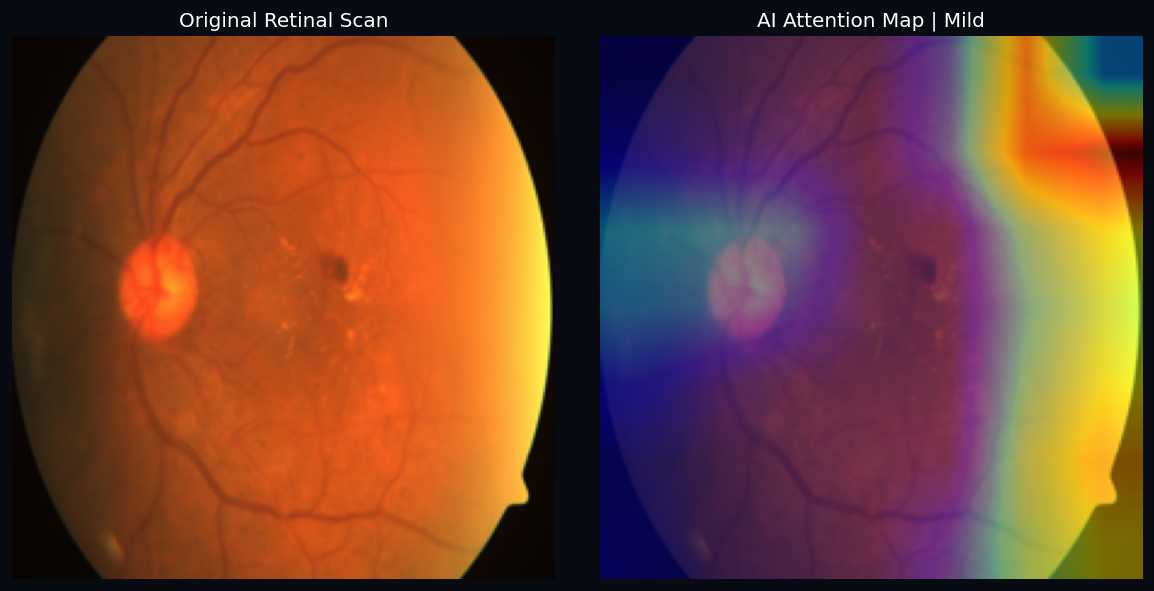
#> input picture diabetic-retinopathy-detection/images/gradcam_mild.png, 1154 x 591 px
$ python -i lesion_overlay.py   (imports and definitions only)
#> lines starting #> are read from the running program, lines starting #| are printed output that depends on the picture; after the words box and inside, x2 and y2 are one past the last pixel; in counts of white or black regions, pixels touching at a corner belong together
"""
Classical image-processing lesion detection + overlay.
Detects dark spots (hemorrhages/microaneurysms) and bright spots (exudates)
without needing a trained neural network.
"""

import os
import numpy as np
import cv2
import tensorflow as tf
import matplotlib
# [1 line not run here, left out]
import matplotlib.pyplot as plt

CLASS_NAMES = ['No DR', 'Mild', 'Moderate', 'Severe', 'Proliferative']
FILE_NAMES  = ['lesion_nodr', 'lesion_mild', 'lesion_moderate',
               'lesion_severe', 'lesion_proliferative']
OUT_DIR = os.path.join(os.path.dirname(__file__), '..', 'images')

# [4 lines not run here, left out]

def detect_lesions(img):
    """img: RGB float array 0-1 or 0-255. Returns overlay image with lesions circled."""
    img_uint8 = (img * 255).astype(np.uint8) if img.max() <= 1.0 else img.astype(np.uint8)
    gray = cv2.cvtColor(img_uint8, cv2.COLOR_RGB2GRAY)
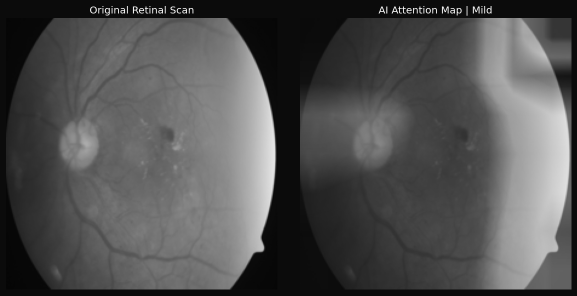
#> gray: shape (591, 1154) (shown at 1/2 size); min 5, max 255, mean 81.5
    gray_blur = cv2.GaussianBlur(gray, (5, 5), 0)

    # Dark lesions (hemorrhages / microaneurysms)
    _, dark_thresh = cv2.threshold(gray_blur, 0, 255, cv2.THRESH_BINARY_INV + cv2.THRESH_OTSU)
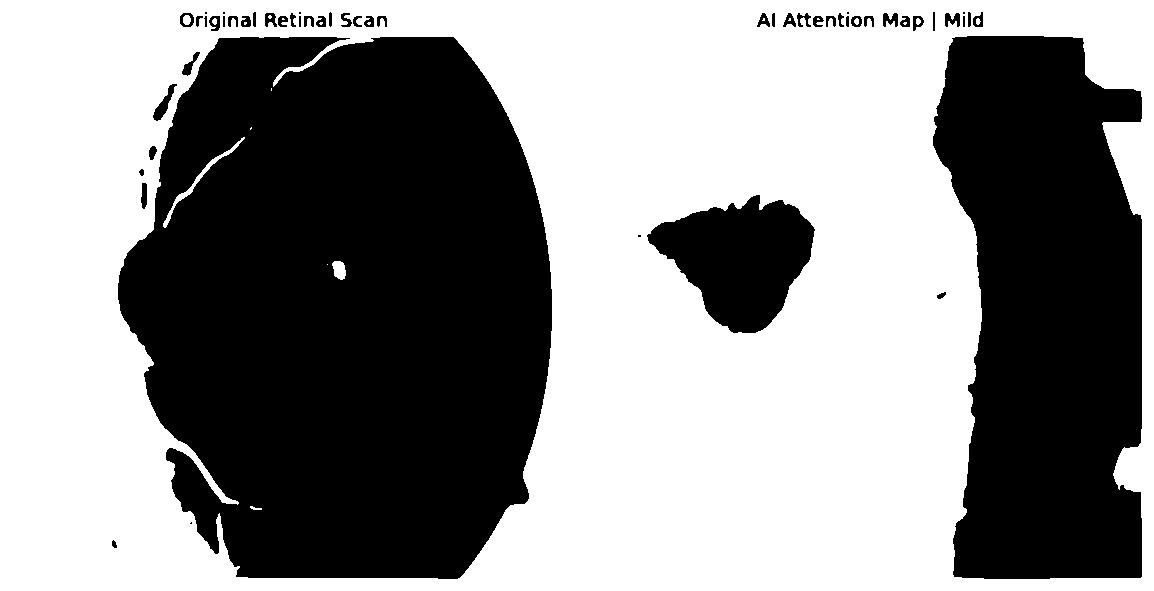
#> dark_thresh: shape (591, 1154); 56% white; 54 black regions (7 under 20 px), largest, box (x1, y1, x2, y2) and area: (118, 37, 552, 579) 191510, (933, 36, 1142, 579) 90986, (647, 195, 815, 333) 14070
    dark_thresh = cv2.erode(dark_thresh, np.ones((3,3), np.uint8), iterations=1)
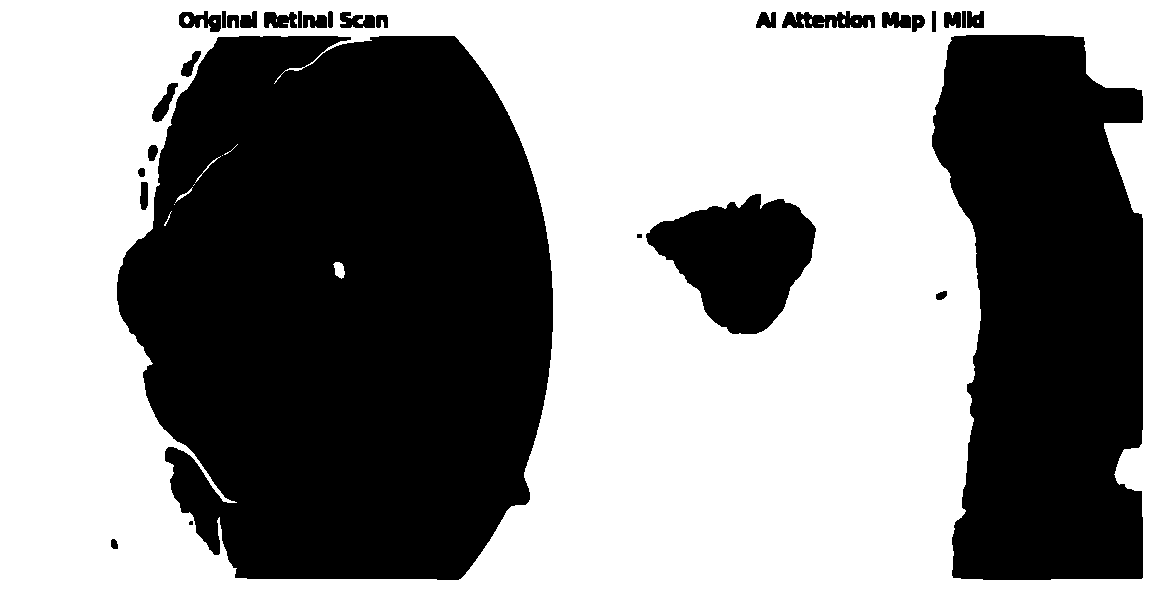
#> dark_thresh: shape (591, 1154); 54.8% white; 30 black regions (1 under 20 px), largest, box (x1, y1, x2, y2) and area: (117, 36, 553, 580) 194577, (932, 35, 1143, 580) 92763, (646, 194, 816, 334) 14733

    # Bright lesions (exudates)
    _, bright_thresh = cv2.threshold(gray_blur, 0, 255, cv2.THRESH_BINARY + cv2.THRESH_OTSU)
    bright_thresh = cv2.erode(bright_thresh, np.ones((3,3), np.uint8), iterations=1)
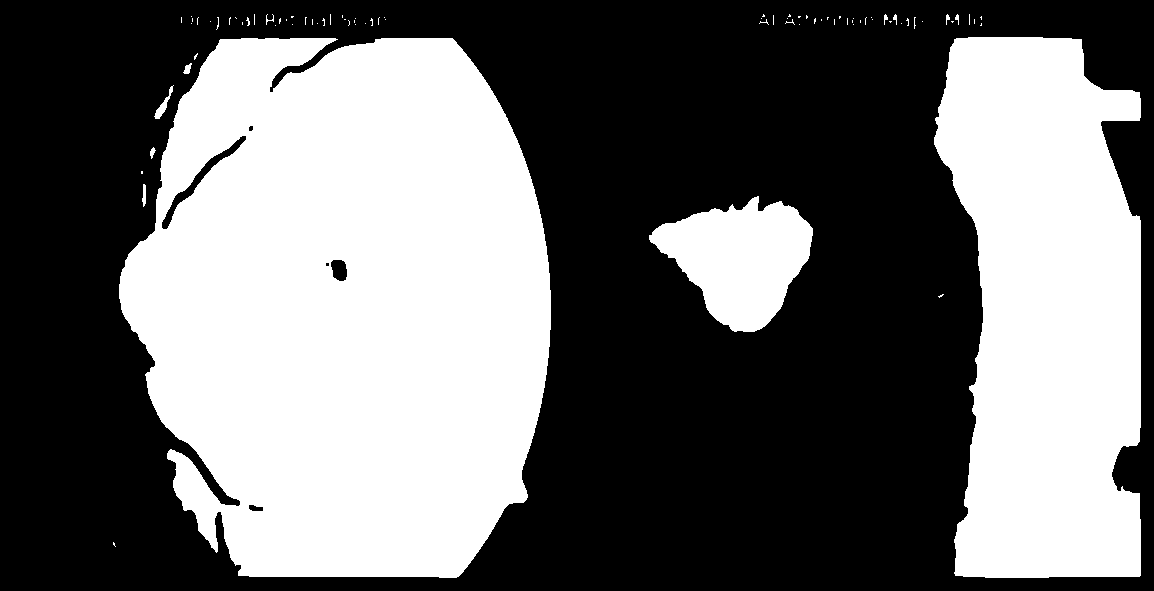
#> bright_thresh: shape (591, 1154); 42.8% white; 82 white regions (70 under 20 px), largest, box (x1, y1, x2, y2) and area: (119, 38, 551, 578) 188401, (934, 37, 1141, 578) 89219, (649, 196, 813, 332) 13415

    overlay = img_uint8.copy()
    lesion_count = 0

    for mask, color in [(dark_thresh, (255, 0, 0)), (bright_thresh, (255, 255, 0))]:
        contours, _ = cv2.findContours(mask, cv2.RETR_EXTERNAL, cv2.CHAIN_APPROX_SIMPLE)
        for c in contours:
            area = cv2.contourArea(c)
            if 5 < area < 300:  # filter out noise and huge blobs (like the whole eye outline)
                (x, y), r = cv2.minEnclosingCircle(c)
                cv2.circle(overlay, (int(x), int(y)), int(r)+2, color, 1)
                lesion_count += 1
#> this loop made 2 passes
#> (color, contours) on pass 1: ((255, 0, 0), [[[0, 0], [0, 590], [1153, 590], [1153, 0]]])
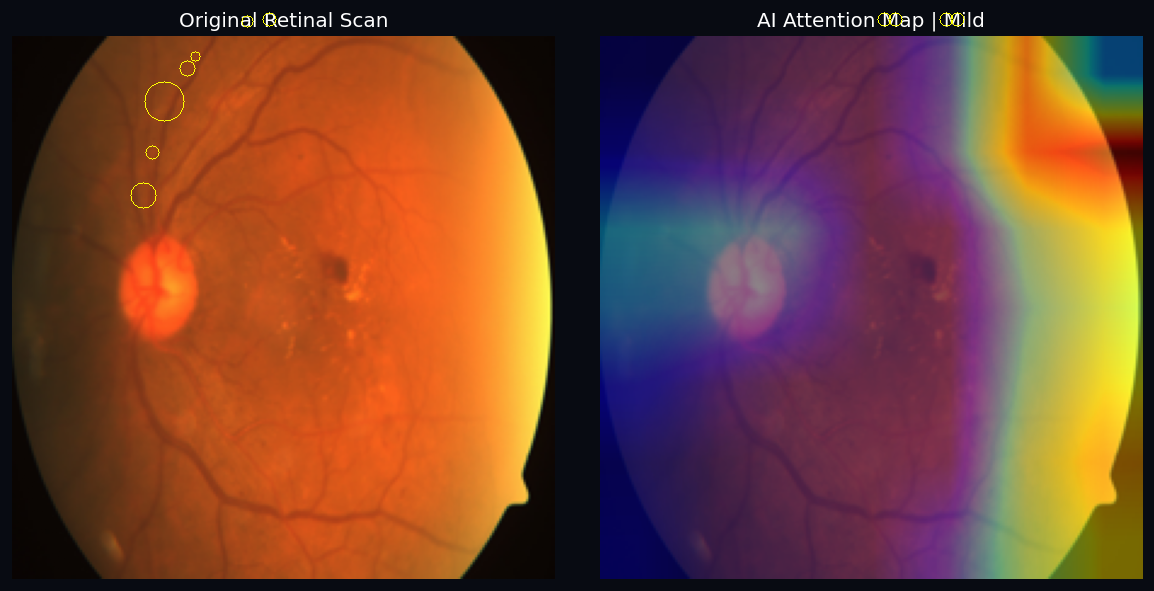
#> overlay: shape (591, 1154, 3); mean R, G, B 118.2, 68.9, 51.1
#> after the loop, lesion_count = 11

    return overlay, lesion_count

# [33 lines not run here, left out]

>>> import cv2
>>> picture = cv2.cvtColor(cv2.imread('../images/gradcam_mild.png'), cv2.COLOR_BGR2RGB)
>>> result = detect_lesions(picture)

$ run again, on diabetic-retinopathy-detection/images/gradcam_moderate.png
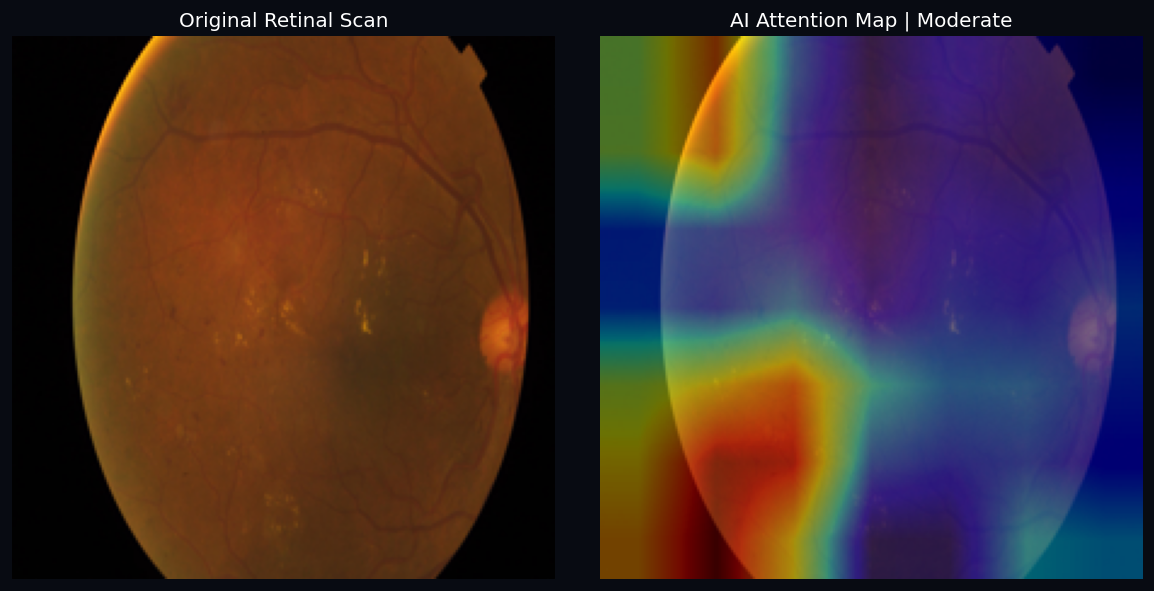
#> input picture diabetic-retinopathy-detection/images/gradcam_moderate.png, 1154 x 591 px
#> in detect_lesions, `_, dark_thresh = cv2.threshold(gray_blur, 0, 255, cv2.THRESH_BINARY_IN..`:
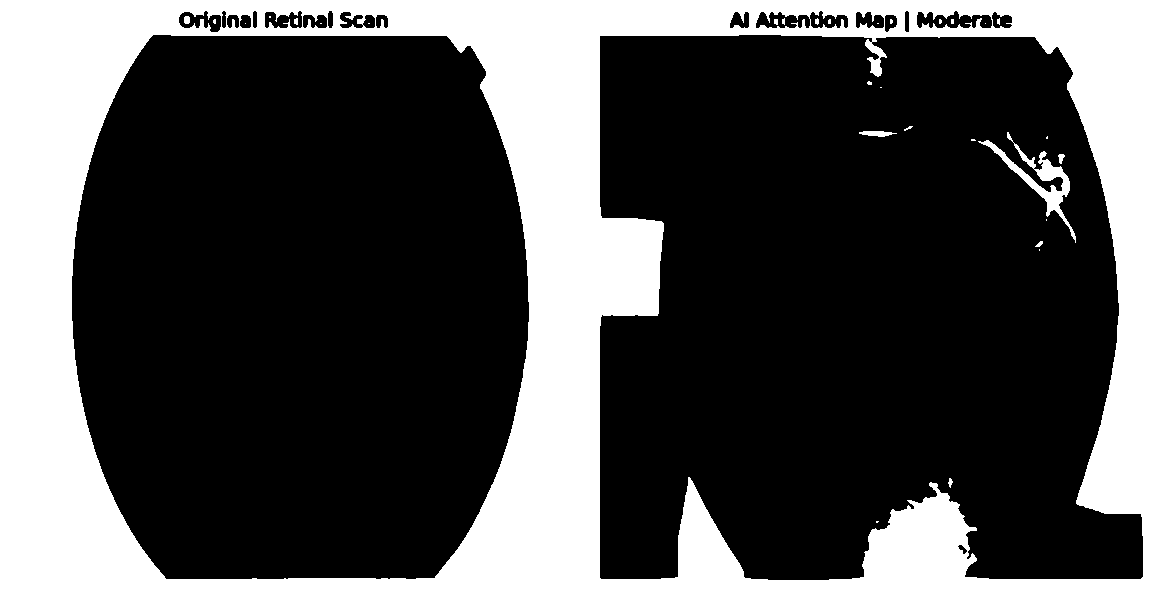
#> dark_thresh: shape (591, 1154); 30% white; 31 white regions (21 under 20 px), largest, box (x1, y1, x2, y2) and area: (0, 0, 1154, 591) 202608, (978, 132, 1076, 243) 1739, (859, 131, 897, 137) 150
#> the loop in detect_lesions, `for mask, color in [(dark_thresh, (255, 0, 0)), (bright_thresh, (255, ..` made 2 passes
#> (color, contours) on pass 1: ((255, 0, 0), [[[0, 0], [0, 590], [1153, 590], [1153, 0]]])
#> after the loop in detect_lesions, `for mask, color in [(dark_thresh, (255, 0, 0)), (bright_thresh, (255, ..`:
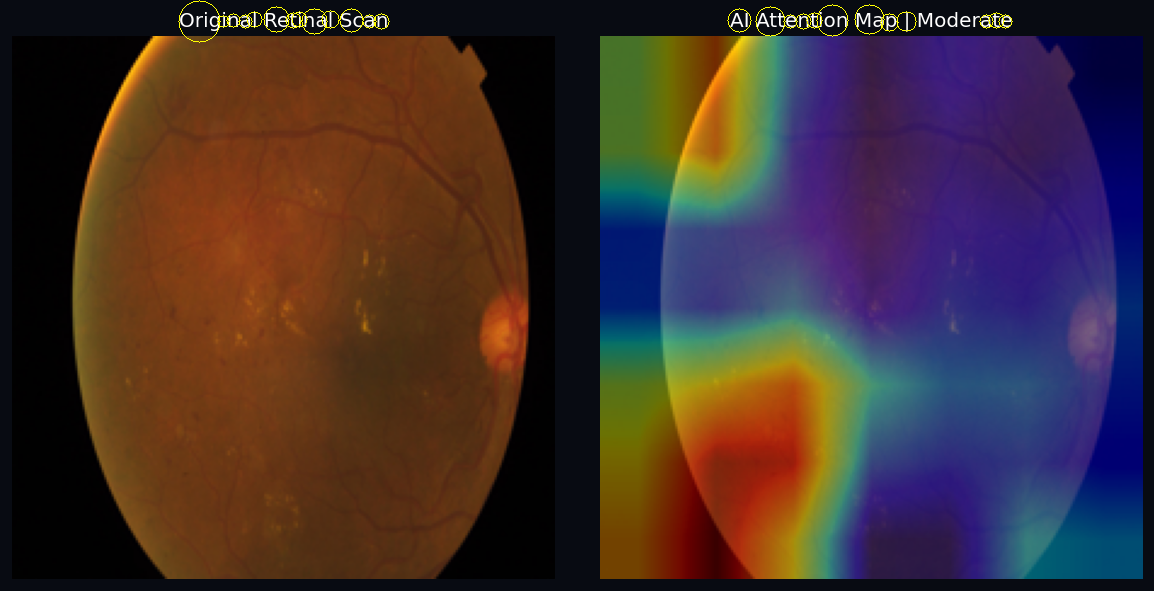
#> overlay: shape (591, 1154, 3); mean R, G, B 67.2, 48.4, 47.9
#> after the loop in detect_lesions, `for mask, color in [(dark_thresh, (255, 0, 0)), (bright_thresh, (255, ..`: lesion_count = 25

$ run again, on diabetic-retinopathy-detection/images/gradcam_nodr.png
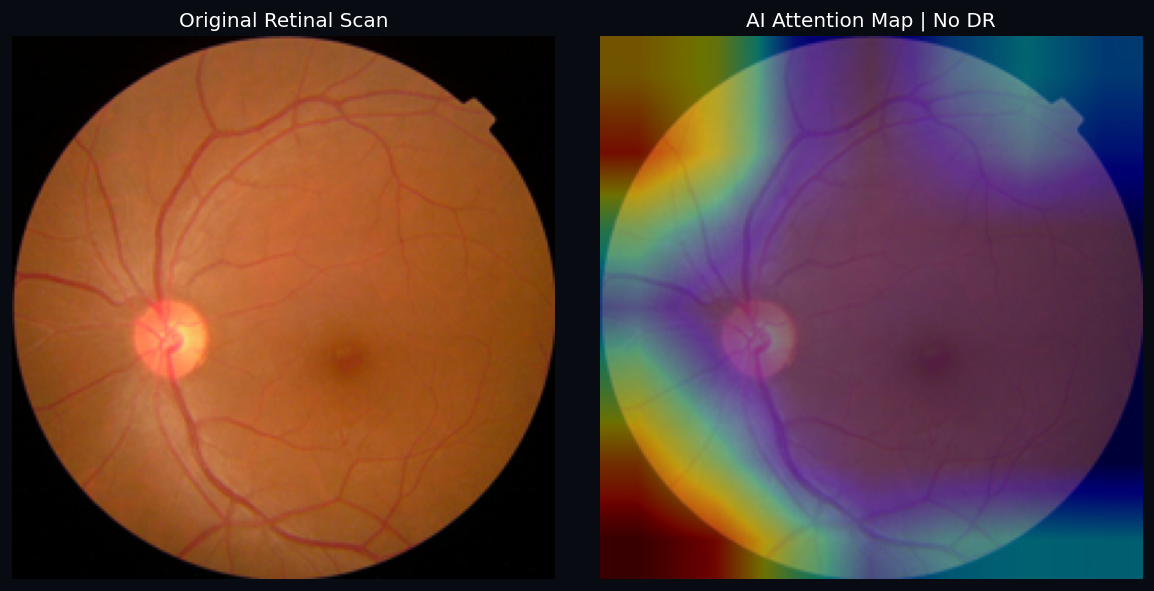
#> input picture diabetic-retinopathy-detection/images/gradcam_nodr.png, 1154 x 591 px
#> in detect_lesions, `_, dark_thresh = cv2.threshold(gray_blur, 0, 255, cv2.THRESH_BINARY_IN..`:
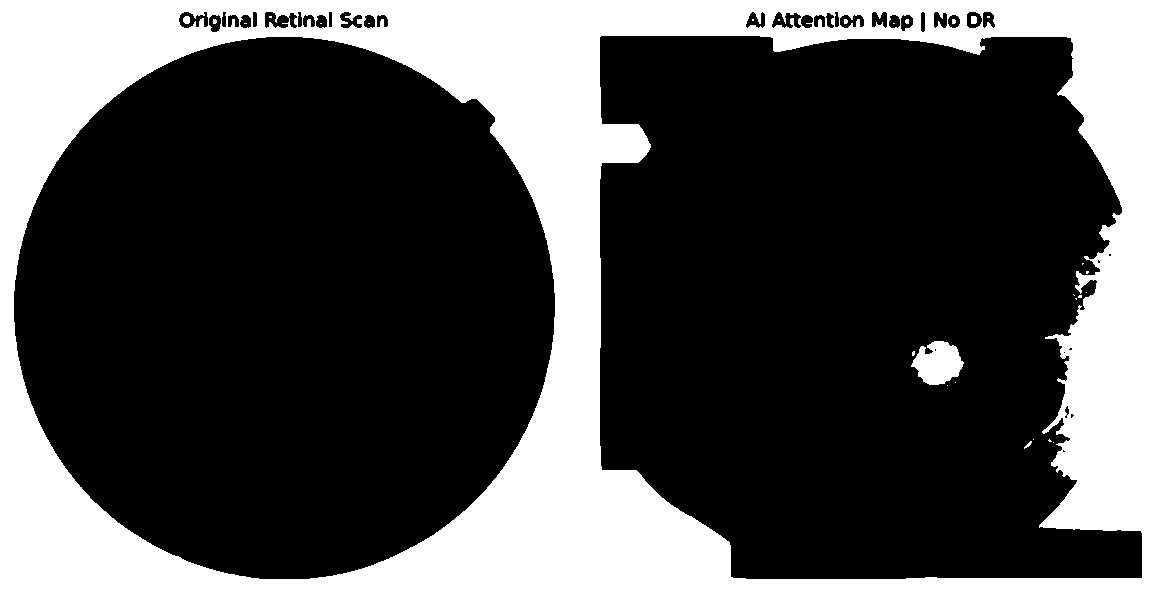
#> dark_thresh: shape (591, 1154); 29.5% white; 29 white regions (24 under 20 px), largest, box (x1, y1, x2, y2) and area: (0, 0, 1154, 591) 199208, (911, 341, 964, 385) 1587, (183, 16, 190, 24) 48, (971, 16, 977, 24) 46, (1024, 441, 1032, 449) 24
#> the loop in detect_lesions, `for mask, color in [(dark_thresh, (255, 0, 0)), (bright_thresh, (255, ..` made 2 passes
#> (color, contours) on pass 1: ((255, 0, 0), [[[0, 0], [0, 590], [1153, 590], [1153, 0]]])
#> after the loop in detect_lesions, `for mask, color in [(dark_thresh, (255, 0, 0)), (bright_thresh, (255, ..`:
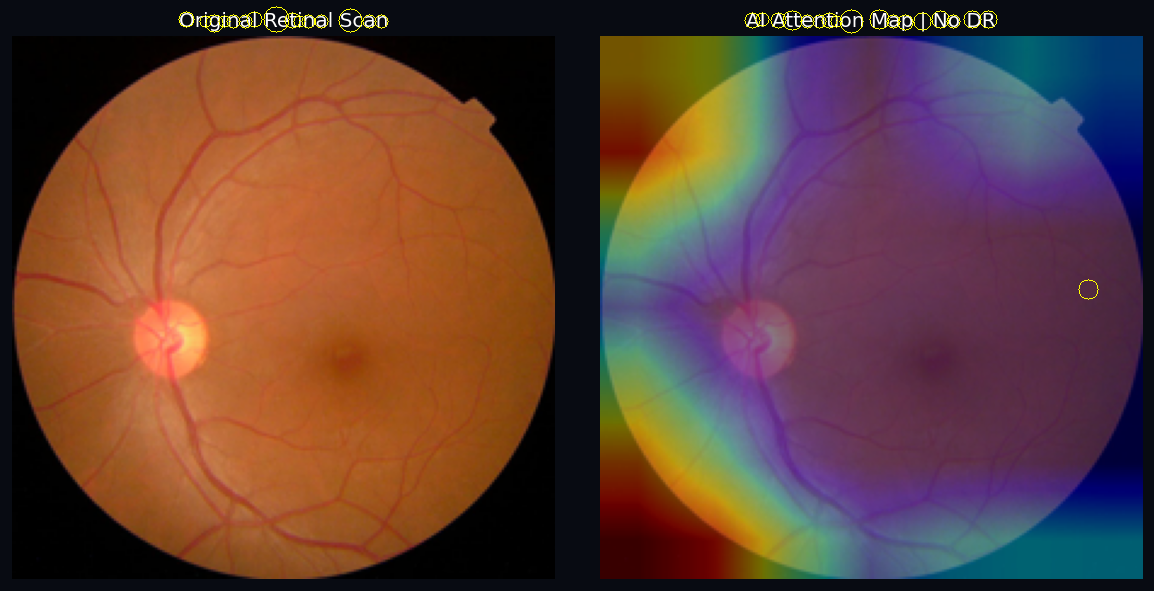
#> overlay: shape (591, 1154, 3); mean R, G, B 98.8, 64.6, 56.3
#> after the loop in detect_lesions, `for mask, color in [(dark_thresh, (255, 0, 0)), (bright_thresh, (255, ..`: lesion_count = 33
